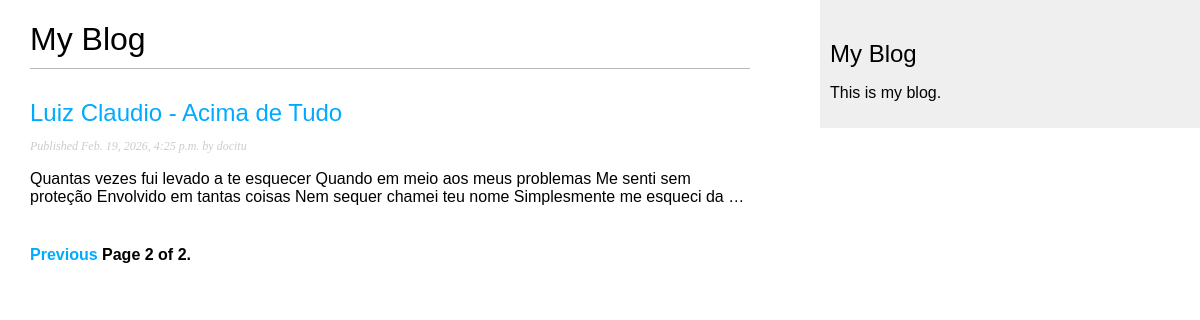
Screenshot of /blog/?page=2 with the database file from the repository.
### blog/models.py (models this page shows, shortened)
class Post(models.Model):
    class Status (models.TextChoices):
        DRAFT = 'DF', 'Draft'
        PUBLISHED = 'PB', 'Published'
    title = models.CharField(max_length=250)
    slug = models.SlugField(
        max_length=250,
        unique_for_date='publish'
    )
    author = models.ForeignKey(
        settings.AUTH_USER_MODEL,
        on_delete=models.CASCADE,
        related_name='blog_posts'
    )
    body = models.TextField()
    publish = models.DateTimeField(default=timezone.now)
    created = models.DateTimeField(auto_now_add=True)
    updated = models.DateTimeField(auto_now=True)
    status = models.CharField(
        max_length=2,
        choices=Status.choices,
        default=Status.DRAFT
    )
    objects = models.Manager()
    published = PublishedManager()
    class Meta:
        ordering = ['-publish']
        indexes = [
            models.Index(fields=['-publish']),
        ]
    def get_absolute_url(self):
        return reverse('blog:post_detail', args=[
            self.publish.year,
            self.publish.month,
            self.publish.day,
            self.slug
        ])

### blog/views.py (the view)
# urls.py: path("", views.PostListView.as_view(), name="post_list"),
class PostListView(ListView):
    queryset = Post.published.all()
    context_object_name = "posts"
    paginate_by = 3
    template_name = "blog/post/list.html"

### blog/templates/blog/post/list.html (shortened to what this page needs)
{% extends 'blog/base.html' %}
{% block content %}
    <h1>My Blog</h1>
    {% for post in posts %}
        <h2>
            <a href="{{post.get_absolute_url}}">
                {{ post.title }}
            </a>
        </h2>
        <p class="date">
            Published {{ post.publish }} by {{ post.author }}
        </p>
        {{ post.body|truncatewords:30|linebreaks }}
    {% endfor %}
    {% include "pagination.html" with page=page_obj %}
{% endblock content %}

### blog/static/blog/css/blog.css (style rules this page uses)
body { margin:0; padding:0; font-family:helvetica, sans-serif; }
a { color:#00abff; text-decoration:none; }
h1 { font-weight:normal; border-bottom:1px solid #bbb; padding:0 0 10px 0; }
h2 { font-weight:normal; margin:30px 0 0; }
p.date { color:#ccc; font-family: georgia, serif; font-size: 12px; font-style: italic; }

### rows the page displays
Post: title "Luiz Claudio - Acima de Tudo", publish "Feb. 19, 2026, 4:25 p.m.", author "docitu", body "Quantas vezes fui levado a te esquecer Quando em meio aos meus problemas Me senti sem proteção Envolvido em tantas coisas Nem sequer chamei teu nome Simplesmente me esqueci da …"

### other values shown
{{ page.number }} "2"
{{ page.paginator.num_pages }} "2"
